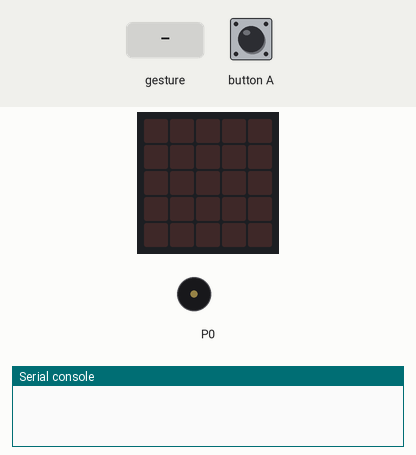
This program was run on a simulated BBC micro:bit running MicroPython. Shown: the board's 5×5 LED display, buzzer (waves = sounding), the last lines printed to the serial console. The inputs (shaded band) are chosen by the test bench. No radio messages arrive unless stated (any console line starting 'radio sent:' is added by the test bench); a tilt is held for 1.5 s and a shake lasts 1 s, then the board lies face up again; the 48×5 strip is a reading aid, not a part: it shows the text the display is scrolling, unrolled, one strip-width of it at a time.

Above: at 1.2 s.
1.3 s: gesture 'down'
At 2.4 s:
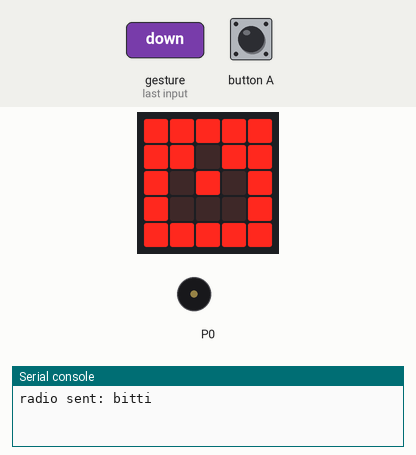
4.3 s: button A pressed for 0.15 s
At 6.0 s:
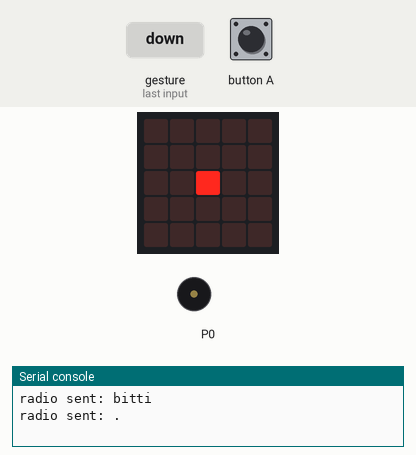
7.4 s: gesture 'shake'
At 8.5 s:
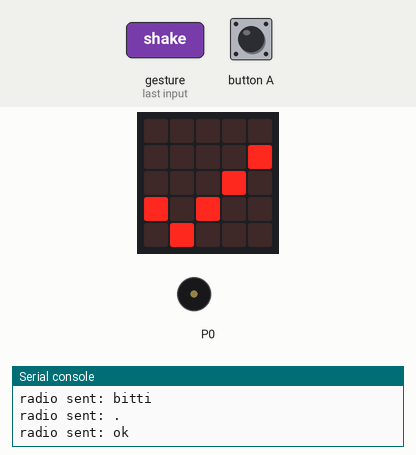
Timing chart, 0 to 10.4 s (numbered marks = the images above; inputs shaded):
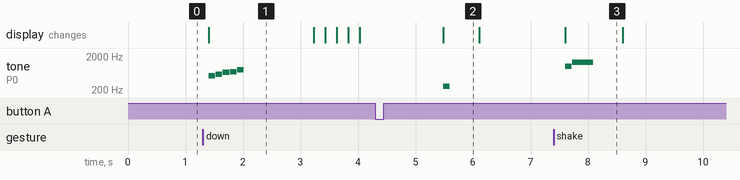

Measured:
- after the input at 1.3 s, tone on P0: plays 523 Hz for 0.12 s, 587 Hz for 0.12 s, 659 Hz for 0.12 s, 698 Hz for 0.12 s, 784 Hz for 0.12 s, starting after 0.10 s; the display: changes after 0.10 s (image 1)
- after the input at 4.3 s, tone on P0: silent → 262 Hz after 1.2 s, → silent 0.12 s later; the display: changes after 1.2 s (image 2)
- after the input at 7.4 s, tone on P0: silent → 988 Hz after 0.20 s, → silent 0.12 s later, → 1319 Hz 0.01 s later, → silent 0.36 s later; the display: changes after 0.20 s (image 3)
- what the display in image 1 shows lasts 1.8 s, from 1.4 s to 3.2 s
- what the display in image 2 shows lasts 0.6 s, from 5.5 s to 6.1 s
- what the display in image 3 shows lasts 1.0 s, from 7.6 s to 8.6 s

The program:

verici__radio.py
```python
from microbit import *
import music
import radio
mektup=Image("99999:99099:90909:90009:99999")
radio.on()
radio.config(channel=11)
sinyal=""
sinyalmesajı=""
harf=""
mesajmetni=""
while True:
     if button_a.was_pressed():

            sinyal="."
            display.show(Image("00000:00000:00900:00000:00000"))
            music.play("C:1")
            radio.send(sinyal)
            sleep(500)
            display.clear()
     elif button_a.was_pressed():

            sinyal="-"
            display.show("-")
            music.play("C:4")
            radio.send(sinyal)
            sleep(500)
            display.clear()
     elif accelerometer.was_gesture("shake"):
         radio.send("ok")
         display.show(Image.YES)
         music.play(music.BA_DING)
         sleep(500)
         display.clear()
     elif accelerometer.was_gesture("down"):
         radio.send("bitti")
         display.show(mektup)
         music.play(music.JUMP_UP)
         sleep(1000)
         for x in range(0,6):
             display.show(mektup.shift_right(x))
             sleep(200)
         sleep(500)
         display.clear()
         display.scroll(mesajmetni)
         mesajmetni=""
         
```
